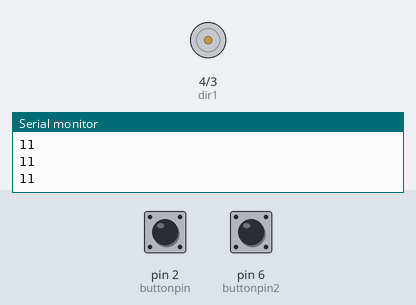
The sketch below on a simulated Arduino Uno, built with avr-gcc and run on an emulated ATmega328P. On the bench: motor-driver pin pairs drawn as motors (green arrow = first pin HIGH = forward, orange = second pin HIGH = backward, longer = more drive, scaled by the enable pin), the last lines printed to the serial monitor. Inputs (shaded band) come from the test bench; at power-on: pin 2 (buttonpin) HIGH, pin 6 (buttonpin2) HIGH.

Above: at 1.2 s.
1.3 s: pin 2 (buttonpin) pulled LOW for 0.25 s
At 1.7 s:
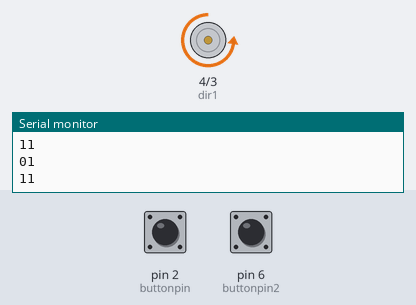
3.3 s: pin 6 (buttonpin2) pulled LOW for 0.25 s
At 3.6 s:
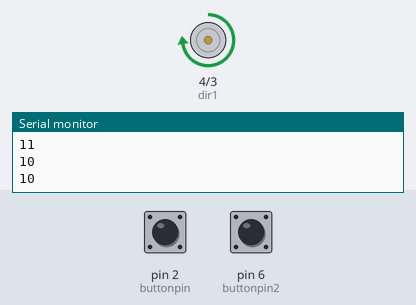
5.3 s: pin 6 (buttonpin2) pulled LOW for 3.2 s
At 9.8 s:
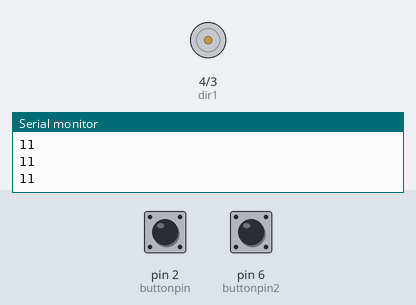
10.1 s: pin 2 (buttonpin) pulled LOW for 3.2 s
At 11.4 s:
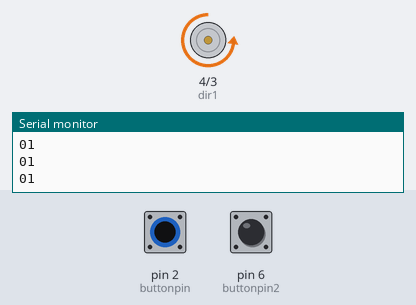
Timing chart, 0 to 15.1 s (numbered marks = the images above; inputs shaded):
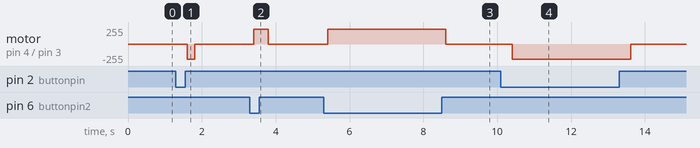

Measured:
- after the input at 1.3 s, motor on pin 4 (dir1) / pin 3 (dir2): stopped → backward 225/255 after 0.30 s, → stopped 0.20 s later
- after the input at 3.3 s, motor on pin 4 (dir1) / pin 3 (dir2): stopped → forward 225/255 after 0.10 s, → stopped 0.40 s later
- after the input at 5.3 s, motor on pin 4 (dir1) / pin 3 (dir2): stopped → forward 225/255 after 0.11 s, → stopped 3.2 s later
- after the input at 10.1 s, motor on pin 4 (dir1) / pin 3 (dir2): stopped → backward 225/255 after 0.31 s, → stopped 3.2 s later

The sketch:

buttons_in_dc_moter_controls.ino
```cpp
int buttonpin = 2;
int buttonpin2 = 6;
int buttonval;
int buttonval2;
int dt = 100;
int speedpin = 5;
int dir1 = 4;
int dir2= 3;
int  mspeed;
void setup() {
  // put your setup code here, to run once:
Serial.begin(9600);
pinMode(buttonpin,INPUT);
pinMode(buttonpin2,INPUT);
digitalWrite(buttonpin,HIGH);
digitalWrite(buttonpin2,HIGH);
pinMode(speedpin,OUTPUT);
pinMode(dir1,OUTPUT);
pinMode(dir2,OUTPUT);
}
void loop() {
  // put your main code here, to run repeatedly:
buttonval = digitalRead(buttonpin);
Serial.print(buttonval);
delay(dt);
buttonval2 = digitalRead(buttonpin2);
Serial.println(buttonval2);
delay(dt);

if (buttonval == 0){
  mspeed =225;
   analogWrite(speedpin,mspeed);
digitalWrite(dir1,LOW);
digitalWrite(dir2,HIGH);
}
if (buttonval == 1){
  mspeed =0;
   analogWrite(speedpin,mspeed);
digitalWrite(dir1,LOW);
digitalWrite(dir2,HIGH);
}
if (buttonval2 == 0){
  mspeed =225;
   analogWrite(speedpin,mspeed);
digitalWrite(dir1,HIGH);
digitalWrite(dir2,LOW);
}
}
```
